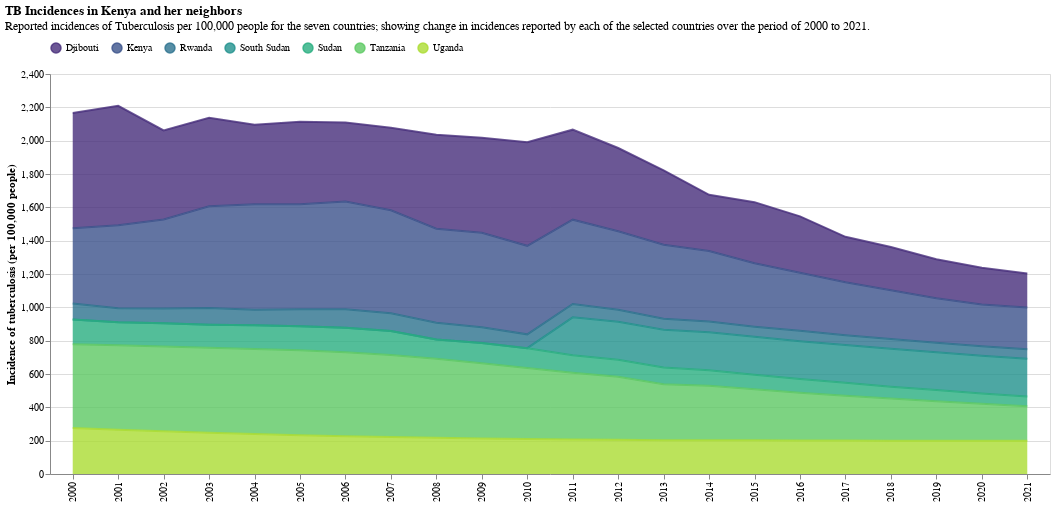

Here is the notebook cell this chart was saved with:
### Markdown cell above
##### incidences of tb in east africa area chart

### Code cell
incidence = alt.Chart(tb_incidence[tb_incidence.Entity.str.contains('Kenya|Uganda|Tanzania|Sudan|South Sudan|Rwanda|Djibouti')]).mark_area(
    line={"color":"darkgrey"},
    color=alt.Gradient(gradient="linear",
                       stops=[alt.GradientStop(color="white", offset=0),
                              alt.GradientStop(color="darkgrey", offset=1),],x1=1,x2=1,y1=1,y2=0
                      )).encode(alt.X('Year:O', title=""),
                                alt.Y('Incidence of tuberculosis (per 100,000 people):Q', axis=alt.Axis(tickCount=12)),
                                alt.OpacityValue(0.8),
                                alt.Color("Entity", scale=alt.Scale(scheme="viridis"),
                                         legend=alt.Legend(orient="top", title=""))
                               ).properties(width=1000, height=400,
                                            title={"text":"TB Incidences in Kenya and her neighbors",
                                                   "anchor":"start",
                                                   "offset":10,
                                                   "subtitle":"Reported incidences of Tuberculosis per 100,000 people for the seven countries; showing change in incidences reported by each of the selected countries over the period of 2000 to 2021."})

country_list =['Kenya','Uganda','Tanzania','Sudan','South Sudan','Rwanda','Djibouti']

incidence_label = incidence.mark_text(dx=3, align='left').encode(alt.X('max(Year):O', title=""),
                                                   alt.Y('Incidence of tuberculosis (per 100,000 people):Q',
                                                         aggregate={'argmax':'Year'},
                                                         title=""),
                                                   alt.Text('Entity:O'),
                                                   alt.Color('Entity:O',
                                                             scale=alt.Scale(domain=country_list,
                                                                             type='ordinal')))

incidence

### Figure 1 — Vega-Lite specification as saved in the notebook (floating-point values rounded to 4 significant figures; data arrays with more than 128 entries replaced by an {"elided": "..."} marker saying what was removed)
{"$schema": "https://vega.github.io/schema/vega-lite/v5.14.1.json", "config": {"view": {"continuousHeight": 300, "continuousWidth": 300}}, "data": {"name": "data-f1bdc09dc69c283cf2c7f9360b3a95f2"}, "datasets": {"data-f1bdc09dc69c283cf2c7f9360b3a95f2": {"elided": "143 records"}}, "encoding": {"color": {"field": "Entity", "legend": {"orient": "top", "title": ""}, "scale": {"scheme": "viridis"}, "type": "nominal"}, "opacity": {"value": 0.8}, "x": {"field": "Year", "title": "", "type": "ordinal"}, "y": {"axis": {"tickCount": 12}, "field": "Incidence of tuberculosis (per 100,000 people)", "type": "quantitative"}}, "height": 400, "mark": {"color": {"gradient": "linear", "stops": [{"color": "white", "offset": 0}, {"color": "darkgrey", "offset": 1}], "x1": 1, "x2": 1, "y1": 1, "y2": 0}, "line": {"color": "darkgrey"}, "type": "area"}, "title": {"anchor": "start", "offset": 10, "subtitle": "Reported incidences of Tuberculosis per 100,000 people for the seven countries; showing change in incidences reported by each of the selected countries over the period of 2000 to 2021.", "text": "TB Incidences in Kenya and her neighbors"}, "width": 1000}
